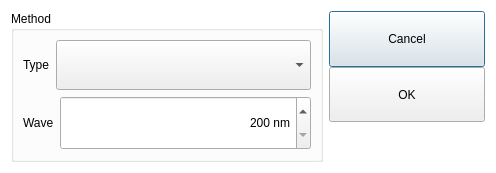
<?xml version="1.0" encoding="UTF-8"?>
<ui version="4.0">
 <class>CcDialog</class>
 <widget class="QDialog" name="CcDialog">
  <property name="geometry">
   <rect>
    <x>0</x>
    <y>0</y>
    <width>496</width>
    <height>167</height>
   </rect>
  </property>
  <property name="windowTitle">
   <string>Cell Culture</string>
  </property>
  <property name="styleSheet">
   <string notr="true">QLabel,QSpinBox,QDoubleSpinBox,QPushButton,QLineEdit,QComboBox{
	min-height:48px;
	font: 12pt &quot;黑体&quot;;
}

QGroupBox{
	font: Bold 14pt &quot;黑体&quot;;
}

QDialog{
	background-color: rgb(255, 255, 255);
}

/*spinbox 抬起样式*/
QTimeEdit::up-button,QDoubleSpinBox::up-button,QSpinBox::up-button {subcontrol-origin:border;
    subcontrol-position:right;
	image: url(:/icons/up_left.png);
	background-color: rgb(255, 255, 255);
    width: 36px;
    height: 50px;       
}
QTimeEdit::down-button,QDoubleSpinBox::down-button,QSpinBox::down-button {subcontrol-origin:border;
    subcontrol-position:left;
	image: url(:/icons/up_right.png);
	background-color: rgb(255, 255, 255);
    width: 36px;
    height: 50px;
}

/*按钮按下样式*/
QTimeEdit::up-button:pressed,QDoubleSpinBox::up-button:pressed,QSpinBox::up-button:pressed{subcontrol-origin:border;
    subcontrol-position:right;
    image: url(:/icons/up_left.png);
	background-color: rgb(255, 255, 255);
    width: 35px;
    height: 49px;       
}
  
QTimeEdit::down-button:pressed,QDoubleSpinBox::down-button:pressed,QSpinBox::down-button:pressed,QSpinBox::down-button:pressed{
    subcontrol-position:left;
    image: url(:/icons/up_right.png);
	background-color: rgb(255, 255, 255);
    width: 35px;
    height: 49px;   
}</string>
  </property>
  <layout class="QHBoxLayout" name="horizontalLayout_6" stretch="2,1">
   <item>
    <widget class="QGroupBox" name="groupBox">
     <property name="title">
      <string>Method</string>
     </property>
     <layout class="QVBoxLayout" name="verticalLayout">
      <item>
       <layout class="QHBoxLayout" name="horizontalLayout" stretch="0,1">
        <item>
         <widget class="QLabel" name="typeLabel">
          <property name="text">
           <string>Type</string>
          </property>
         </widget>
        </item>
        <item>
         <widget class="QComboBox" name="typeComboBox">
          <property name="iconSize">
           <size>
            <width>48</width>
            <height>48</height>
           </size>
          </property>
         </widget>
        </item>
       </layout>
      </item>
      <item>
       <layout class="QHBoxLayout" name="horizontalLayout_5" stretch="0,1">
        <item>
         <widget class="QLabel" name="waveLabel">
          <property name="text">
           <string>Wave</string>
          </property>
         </widget>
        </item>
        <item>
         <widget class="QSpinBox" name="waveSpinBox">
          <property name="alignment">
           <set>Qt::AlignRight|Qt::AlignTrailing|Qt::AlignVCenter</set>
          </property>
          <property name="suffix">
           <string> nm</string>
          </property>
          <property name="minimum">
           <number>200</number>
          </property>
          <property name="maximum">
           <number>850</number>
          </property>
         </widget>
        </item>
       </layout>
      </item>
     </layout>
    </widget>
   </item>
   <item>
    <layout class="QVBoxLayout" name="verticalLayout_2">
     <property name="spacing">
      <number>0</number>
     </property>
     <item>
      <widget class="QPushButton" name="cancelPBtn">
       <property name="text">
        <string>Cancel</string>
       </property>
      </widget>
     </item>
     <item>
      <widget class="QPushButton" name="okPBtn">
       <property name="text">
        <string>OK</string>
       </property>
      </widget>
     </item>
     <item>
      <spacer name="verticalSpacer">
       <property name="orientation">
        <enum>Qt::Vertical</enum>
       </property>
       <property name="sizeHint" stdset="0">
        <size>
         <width>20</width>
         <height>40</height>
        </size>
       </property>
      </spacer>
     </item>
    </layout>
   </item>
  </layout>
 </widget>
 <resources/>
 <connections/>
</ui>
